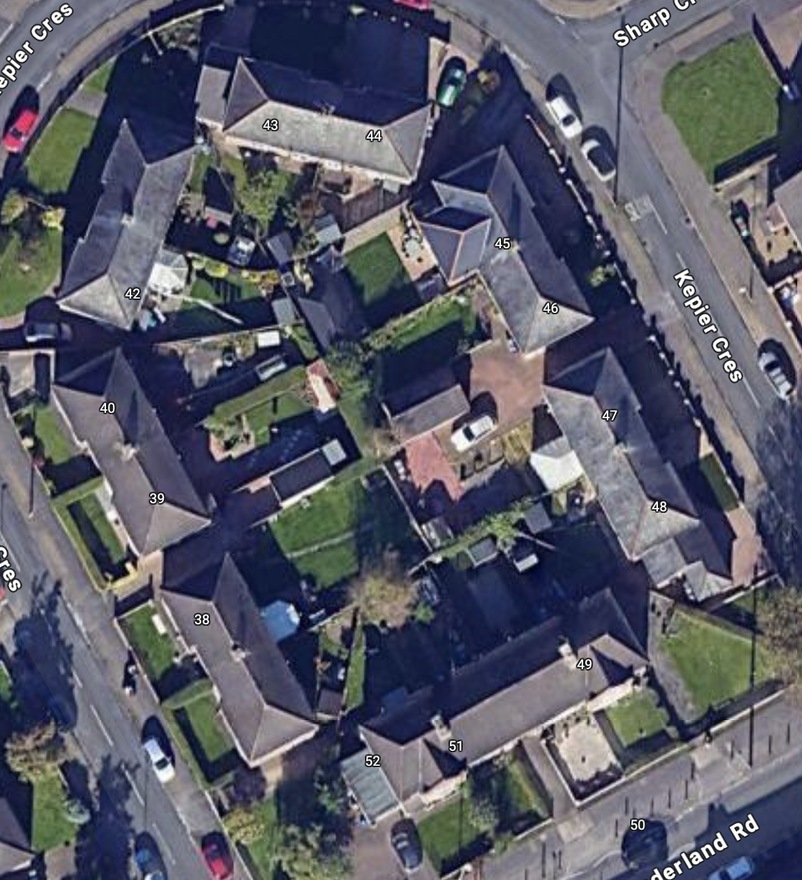
#> input picture data/image.png, 802 x 880 px, shrunk from 1180 x 1294 before the run, found by its file name
$ python image_processing.py
#> lines starting #> are read from the running program, lines starting #| are printed output that depends on the picture; after the words box and inside, x2 and y2 are one past the last pixel; in counts of white or black regions, pixels touching at a corner belong together
import cv2
import numpy as np
import matplotlib.pyplot as plt

# Load the image from file
file_path = "data/image.png"
image = cv2.imread(file_path, cv2.IMREAD_COLOR)
#> image is the input picture: shape (880, 802, 3); mean B, G, R 102.4, 90, 88.4

# Convert image to grayscale
gray = cv2.cvtColor(image, cv2.COLOR_BGR2GRAY)
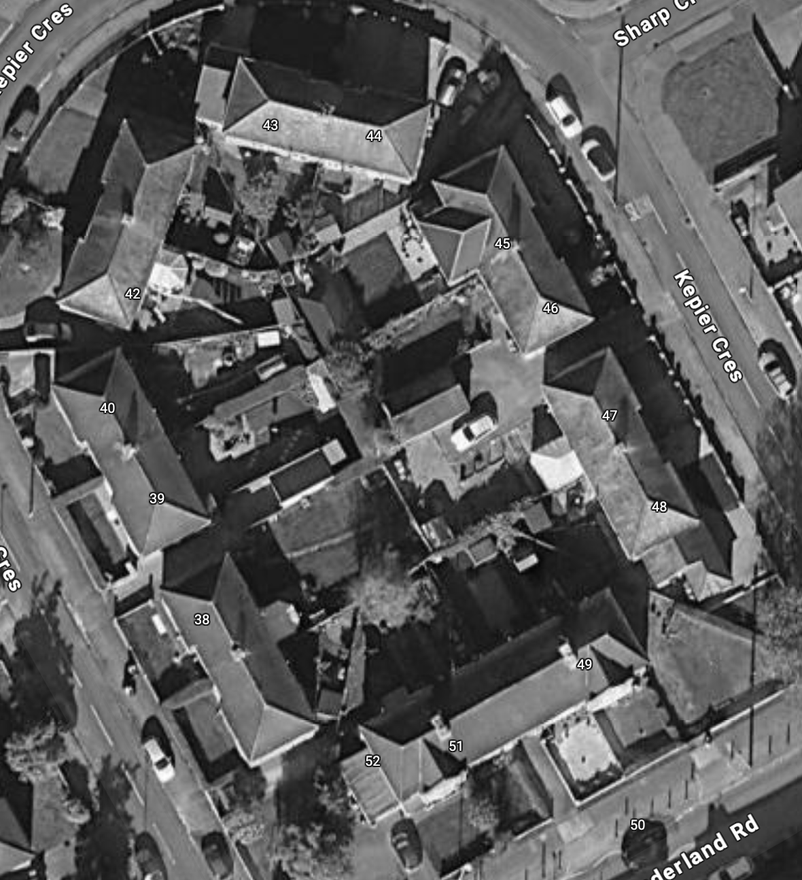
#> gray: shape (880, 802); min 0, max 255, mean 91

# Use Canny edge detection
edges = cv2.Canny(gray, 50, 150, apertureSize=3)
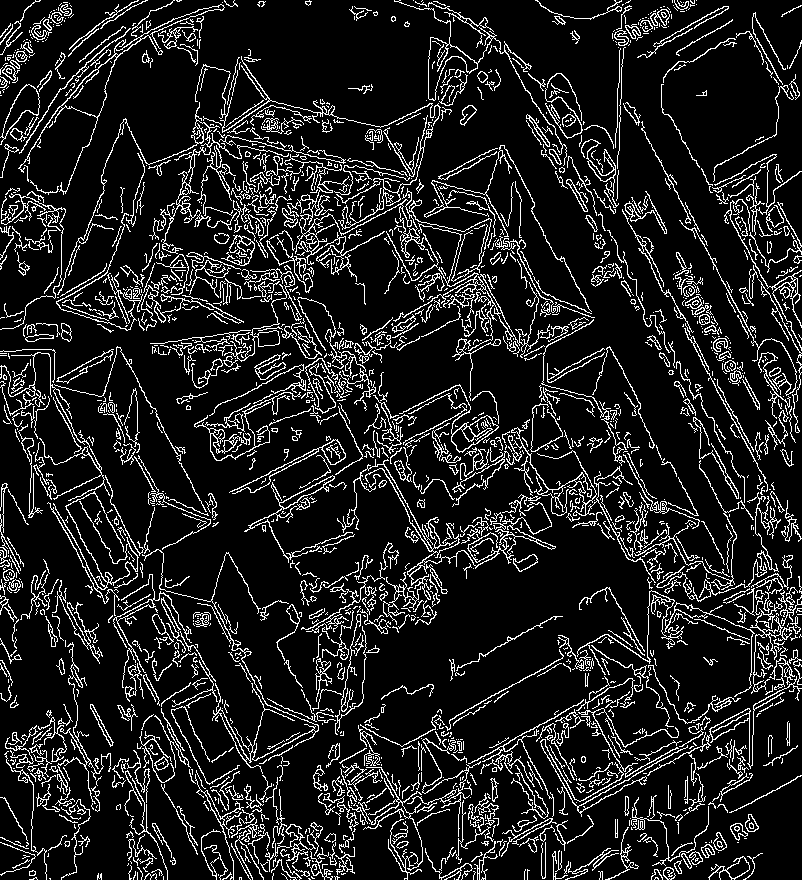
#> edges: shape (880, 802); 12.5% white in thin lines or dots

# Detect points that form a line
lines = cv2.HoughLinesP(
    edges, 1, np.pi / 180, threshold=20, minLineLength=40, maxLineGap=6
)
#> lines = 263 rows, first 6: [423, 432, 466, 475], [714, 580, 787, 612], [121, 267, 174, 320], [276, 235, 303, 279], [332, 354, 400, 422], [659, 349, 701, 432]


# Function to calculate the angle of a line
def calculate_angle(x1, y1, x2, y2):
    angle = np.arctan2(y2 - y1, x2 - x1) * 180.0 / np.pi
    # Adjusting angle to be relative to north (vertical in the image)
    if angle < 0:
        angle += 180
    return angle


# Function to draw the angle on the image
def draw_angle(image, angle, position):
    font = cv2.FONT_HERSHEY_SIMPLEX
    font_scale = 0.5
    font_color = (255, 255, 255)  # Blue color in BGR
    line_type = 2

    cv2.putText(
        image, str(int(angle)), position, font, font_scale, font_color, line_type
    )


# Draw lines on the image, calculate their angles, and print them
for line in lines:
    x1, y1, x2, y2 = line[0]
    cv2.line(image, (x1, y1), (x2, y2), (0, 255, 0), 3)
    angle = calculate_angle(x1, y1, x2, y2)
    midpoint = ((x1 + x2) // 2, (y1 + y2) // 2)
    draw_angle(image, angle, midpoint)
#> this loop made 263 passes
#> (x1, y1, x2, y2, angle, midpoint) on passes 1 to 3: (423, 432, 466, 475, 45, (444, 453)), (714, 580, 787, 612, 23.67, (750, 596)), (121, 267, 174, 320, 45, (147, 293))
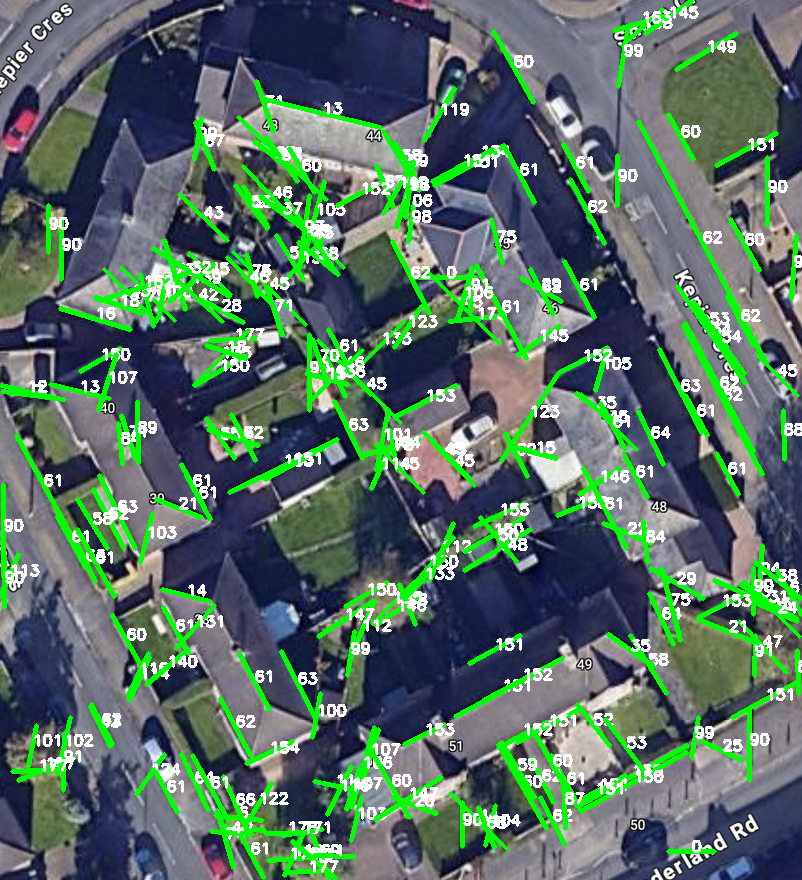
#> image: shape (880, 802, 3); 14.44% of pixels changed, all inside (x1, y1, x2, y2) = (0, 0, 802, 880)

# Convert to RGB for visualization
image_rgb = cv2.cvtColor(image, cv2.COLOR_BGR2RGB)

# Show the result with matplotlib
plt.figure(figsize=(10, 10))
plt.imshow(image_rgb)
plt.axis("off")  # Turn off axis numbers and ticks
plt.title("Image with Detected Lines and Their Angles")
plt.savefig("data/image_processed")
plt.show()
